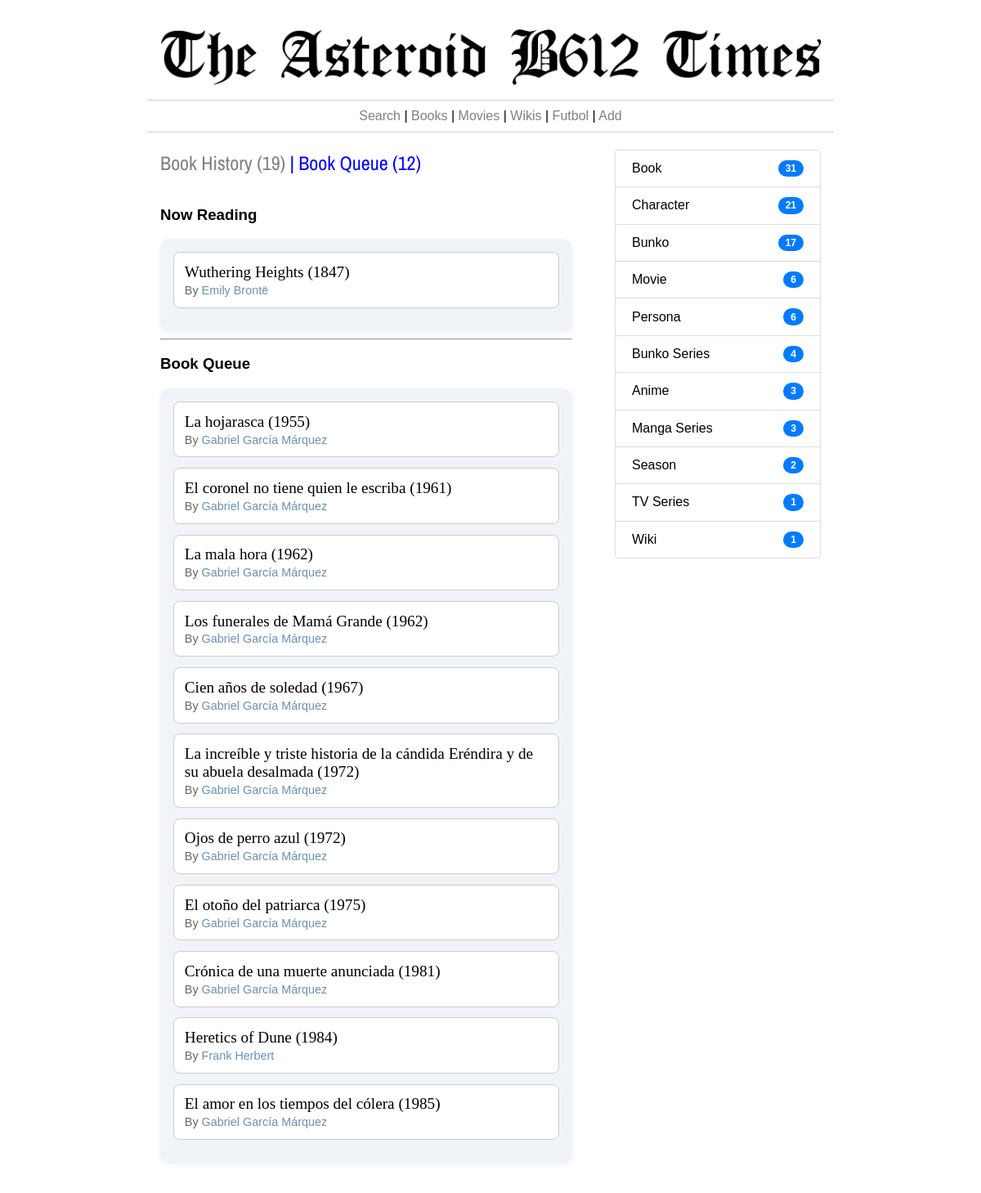
/book-queue/, run on the app's committed database.
### thetimes/models.py (models this page shows, shortened)
class Consumo(models.Model):
    item = models.ForeignKey(Item,on_delete=models.CASCADE)
    fec_ini = models.DateField()
    fec_fin = models.DateField(null=True, blank=True)
    unidades = models.CharField(max_length=100)
    cantidad = models.IntegerField()
    multiplicador = models.IntegerField()
    consumo = models.IntegerField()
    formato = models.CharField(max_length=200)
    inprogress = models.BooleanField(default=False)

class Item(models.Model):
    titulo = models.CharField(max_length=255)
    tipo = models.ForeignKey(Category, on_delete=models.CASCADE)
    contenido = models.TextField()
    fecha_creacion = models.DateTimeField()
    fecha_edicion = models.DateTimeField()
    consumido = models.BooleanField(default=False)
    @property
    def credit_links(self):
        if self.tipo.category.lower() in  ['book','movie','album']:
            ncreds = AttrItem.objects.filter(child=self, rel_name__in=['author','illustratror','pseudonym','director','Artist','artist']).count()
            if ncreds > 0:
                creds = AttrItem.objects.filter(child=self, rel_name__in=['author','illustratror','pseudonym','director','Artist','artist'])
                enlaces = ""
                for c in creds:
                    if c.rel_name not in  ['author','director','artist','Artist']:
                        this_c = "(" + c.credito +")"
                    else:
                        this_c = ""
                    enlaces = enlaces + "<a href='/item/"+str(c.item.id)+"' style='text-decoration:none; color:#6F8FAF;'>"+c.item.titulo+this_c+"</a>,&nbsp;"
                clinks = enlaces[:-7]
            else:
                clinks = None
        else:
            clinks = None
        return clinks
    @property
    def periodo(self):
        this_v = ''
        pubyear = 0
        inicios = Atributos.objects.filter(item=self, nombre__in=['pubyear','pubdate','premiere']).count()
        finales = Atributos.objects.filter(item=self, nombre__in=['finale']).count()
        inicio = 0
        fin = 0
        if inicios > 0:
            objeto = Atributos.objects.filter(item=self, nombre__in=['pubyear','pubdate','premiere']).latest('id')
            if objeto.tipo == 'int':
                inicio = int(objeto.entero)
            if objeto.tipo == 'fec':
                inicio = objeto.fecha.year
        if finales > 0:
            objeto = Atributos.objects.filter(item=self, nombre__in=['finale']).latest('id')
            if objeto.tipo == 'int':
                fin  = int(objeto.entero)
            if objeto.tipo == 'fec':
                fin = objeto.fecha.year
        if inicio > 0 and fin >0:
            this_v = f"({inicio}-{fin})"
        if (inicio>0 and fin==0) or (inicio>0 and fin>0 and inicio==fin):
            this_v = f"({inicio})"
        if inicio==0 and fin>0:
            this_v = f"({fin})"
        return this_v

class Atributos(models.Model):
    item = models.ForeignKey(Item, on_delete=models.CASCADE, related_name='atributos')
    orden = models.IntegerField()
    tipo = models.CharField(max_length=3)
    nombre = models.CharField(max_length=500)
    fecha = models.DateField(blank=True, null=True)
    entero = models.IntegerField(blank=True, null=True)
    texto = models.TextField(blank=True, null=True)
    decimal = models.DecimalField(max_digits=10, decimal_places=2, null=True, blank=True)

class Category(models.Model):
    category = models.CharField(max_length=255)
    @property
    def nitems(self):
        n_w = Item.objects.filter(tipo = self).count()
        return n_w

class AttrItem(models.Model):
    item = models.ForeignKey(Item,on_delete=models.CASCADE,related_name="parent_item")
    child = models.ForeignKey(Item,on_delete=models.CASCADE,related_name="child_item")
    rel_name = models.CharField(max_length=255)

### thetimes/views.py (the view)
# urls.py: path('book-queue/', views.bookQueue, name='bookQueue'),
def bookQueue(request):
	books = sorted(Item.objects.filter(tipo__category='Book',consumo__item__isnull=True, consumido= False), key=lambda t: t.periodo, reverse=False)
	qbooks = len(books)
	rbooks =  Consumo.objects.filter(item__tipo__category='Book',fec_fin__isnull=False).count()
	cats = sorted(Category.objects.exclude(id=14),key=lambda t: t.nitems, reverse=True)
	in_progress = Consumo.objects.filter(item__tipo__category='Book', fec_fin__isnull=True)
	qbooks = qbooks + len(in_progress)
	return render(request,'read-queue.html',{'now_reading':in_progress,'books':books,'rbooks':rbooks,'qbooks':qbooks,'cats':cats})

### thetimes/templates/read-queue.html (shortened to what this page needs)
{% extends 'base_times.html' %}
{% load static %}
{% block izquierda %}
  <h2 style="color:blue;"><a href="{% url 'bookHistory' %}" style="text-decoration:none; color:grey; ">Book History ({{rbooks}})</a> | Book Queue ({{qbooks}})</h2>
  <br>
  {% if now_reading %}
  <h3>Now Reading</h3>
  <ul class="styled-list">
  {% for b in now_reading %}
    <li>
      <span class="main-item"><a href="{% url 'item' b.item.id %}" style="text-decoration:none; color:black;">{{b.item.titulo}} {{b.item.periodo}}</a></span>
      <small class="sub-item">By {{b.item.credit_links|safe}}</small>
    </li>
  {% endfor %}
  </ul>
  {% endif %}
  {% if books %}
<hr>
  <h3>Book Queue</h3>
  <ul class="styled-list">
  {% for b in books %}
    <li>
      <span class="main-item"><a href="{% url 'item' b.id %}" style="text-decoration:none; color:black;">{{b.titulo}} {{b.periodo}}</a></span>
      <small class="sub-item">By {{b.credit_links|safe}}</small>
    </li>
  {% endfor %}
  </ul>
  {% else %}
  <h3 style="color:red;">No Books in QUEUE</h3>
  {% endif %}
{% endblock %}
{% block derecha %}
<ul class="list-group">
    {% for c in cats %}
      {% if c.nitems > 0 %}
        <li class="list-group-item"><a href="{% url 'categoria' c.id %}" style="text-decoration:none; color:black;">{{c.category|capfirst}}</a> <span class="badge badge-pill">{{c.nitems}}</span></li>
      {% endif %}
    {% endfor %}
</ul>
{% endblock %}

### data on the page
Consumo: item.titulo "Wuthering Heights", item.periodo "(1847)", item.credit_links "Emily Brontë"
Item: titulo "La hojarasca", periodo "(1955)", credit_links "Gabriel García Márquez"
Item: titulo "El coronel no tiene quien le escriba", periodo "(1961)", credit_links "Gabriel García Márquez"
Item: titulo "La mala hora", periodo "(1962)", credit_links "Gabriel García Márquez"
Item: titulo "Los funerales de Mamá Grande", periodo "(1962)", credit_links "Gabriel García Márquez"
Item: titulo "Cien años de soledad", periodo "(1967)", credit_links "Gabriel García Márquez"
Item: titulo "La increíble y triste historia de la cándida Eréndira y de su abuela desalmada", periodo "(1972)", credit_links "Gabriel García Márquez"
Item: titulo "Ojos de perro azul", periodo "(1972)", credit_links "Gabriel García Márquez"
Item: titulo "El otoño del patriarca", periodo "(1975)", credit_links "Gabriel García Márquez"
Item: titulo "Crónica de una muerte anunciada", periodo "(1981)", credit_links "Gabriel García Márquez"
Item: titulo "Heretics of Dune", periodo "(1984)", credit_links "Frank Herbert"
Item: titulo "El amor en los tiempos del cólera", periodo "(1985)", credit_links "Gabriel García Márquez"
Category: category "Book", nitems "31"
Category: category "Character", nitems "21"
Category: category "Bunko", nitems "17"
Category: category "Movie", nitems "6"
Category: category "Persona", nitems "6"
Category: category "Bunko Series", nitems "4"
Category: category "Anime", nitems "3"
Category: category "Manga Series", nitems "3"
Category: category "Season", nitems "2"
Category: category "TV Series", nitems "1"
Category: category "Wiki", nitems "1"

### other printed values
{{ rbooks }} "19"
{{ qbooks }} "12"
